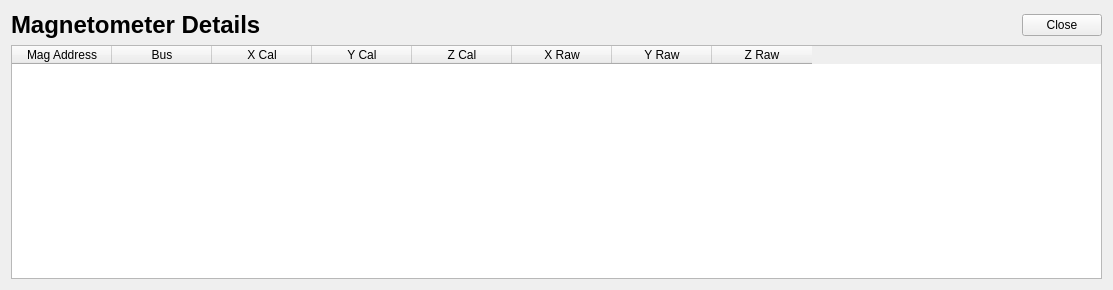
<?xml version="1.0" encoding="UTF-8"?>
<ui version="4.0">
 <class>DetailsWindow</class>
 <widget class="QDialog" name="DetailsWindow">
  <property name="geometry">
   <rect>
    <x>0</x>
    <y>0</y>
    <width>1113</width>
    <height>290</height>
   </rect>
  </property>
  <property name="windowTitle">
   <string>Dialog</string>
  </property>
  <layout class="QGridLayout" name="gridLayout">
   <item row="0" column="0">
    <widget class="QLabel" name="label">
     <property name="font">
      <font>
       <pointsize>18</pointsize>
       <weight>75</weight>
       <bold>true</bold>
      </font>
     </property>
     <property name="text">
      <string>Magnetometer Details</string>
     </property>
    </widget>
   </item>
   <item row="0" column="1">
    <spacer name="horizontalSpacer">
     <property name="orientation">
      <enum>Qt::Horizontal</enum>
     </property>
     <property name="sizeHint" stdset="0">
      <size>
       <width>646</width>
       <height>20</height>
      </size>
     </property>
    </spacer>
   </item>
   <item row="0" column="2">
    <widget class="QPushButton" name="cancel">
     <property name="focusPolicy">
      <enum>Qt::NoFocus</enum>
     </property>
     <property name="text">
      <string>Close</string>
     </property>
    </widget>
   </item>
   <item row="1" column="0" colspan="3">
    <widget class="QTableWidget" name="tableWidget">
     <column>
      <property name="text">
       <string>Mag Address</string>
      </property>
     </column>
     <column>
      <property name="text">
       <string>Bus</string>
      </property>
     </column>
     <column>
      <property name="text">
       <string>X Cal</string>
      </property>
     </column>
     <column>
      <property name="text">
       <string>Y Cal</string>
      </property>
     </column>
     <column>
      <property name="text">
       <string>Z Cal</string>
      </property>
     </column>
     <column>
      <property name="text">
       <string>X Raw</string>
      </property>
     </column>
     <column>
      <property name="text">
       <string>Y Raw</string>
      </property>
     </column>
     <column>
      <property name="text">
       <string>Z Raw</string>
      </property>
     </column>
    </widget>
   </item>
  </layout>
 </widget>
 <resources/>
 <connections/>
</ui>
